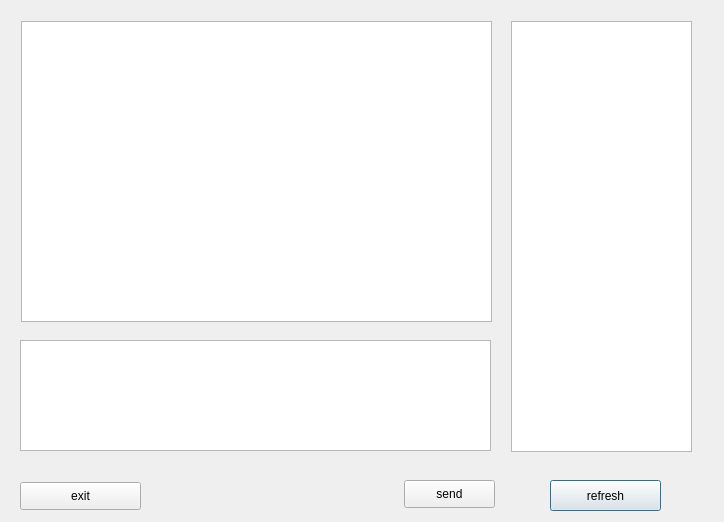
<?xml version="1.0" encoding="UTF-8"?>
<ui version="4.0">
 <class>clientDialog</class>
 <widget class="QDialog" name="clientDialog">
  <property name="geometry">
   <rect>
    <x>0</x>
    <y>0</y>
    <width>724</width>
    <height>522</height>
   </rect>
  </property>
  <property name="windowTitle">
   <string>Dialog</string>
  </property>
  <widget class="QPushButton" name="shuaxin">
   <property name="geometry">
    <rect>
     <x>550</x>
     <y>480</y>
     <width>111</width>
     <height>31</height>
    </rect>
   </property>
   <property name="minimumSize">
    <size>
     <width>75</width>
     <height>23</height>
    </size>
   </property>
   <property name="text">
    <string>refresh</string>
   </property>
   <property name="iconSize">
    <size>
     <width>50</width>
     <height>20</height>
    </size>
   </property>
  </widget>
  <widget class="QTextEdit" name="chengyuan">
   <property name="geometry">
    <rect>
     <x>511</x>
     <y>21</y>
     <width>181</width>
     <height>431</height>
    </rect>
   </property>
  </widget>
  <widget class="QLabel" name="label_2">
   <property name="geometry">
    <rect>
     <x>511</x>
     <y>-9</y>
     <width>16</width>
     <height>16</height>
    </rect>
   </property>
   <property name="text">
    <string/>
   </property>
  </widget>
  <widget class="QPlainTextEdit" name="output">
   <property name="geometry">
    <rect>
     <x>21</x>
     <y>21</y>
     <width>471</width>
     <height>301</height>
    </rect>
   </property>
   <property name="maximumSize">
    <size>
     <width>16777215</width>
     <height>301</height>
    </size>
   </property>
  </widget>
  <widget class="QLabel" name="label">
   <property name="geometry">
    <rect>
     <x>21</x>
     <y>265</y>
     <width>469</width>
     <height>12</height>
    </rect>
   </property>
   <property name="maximumSize">
    <size>
     <width>16777215</width>
     <height>12</height>
    </size>
   </property>
   <property name="text">
    <string/>
   </property>
  </widget>
  <widget class="QTextEdit" name="input">
   <property name="geometry">
    <rect>
     <x>20</x>
     <y>340</y>
     <width>471</width>
     <height>111</height>
    </rect>
   </property>
   <property name="maximumSize">
    <size>
     <width>16777215</width>
     <height>111</height>
    </size>
   </property>
  </widget>
  <widget class="QPushButton" name="pushButton">
   <property name="geometry">
    <rect>
     <x>20</x>
     <y>482</y>
     <width>121</width>
     <height>28</height>
    </rect>
   </property>
   <property name="maximumSize">
    <size>
     <width>16777215</width>
     <height>28</height>
    </size>
   </property>
   <property name="text">
    <string>exit</string>
   </property>
   <property name="iconSize">
    <size>
     <width>50</width>
     <height>30</height>
    </size>
   </property>
  </widget>
  <widget class="QPushButton" name="send">
   <property name="geometry">
    <rect>
     <x>404</x>
     <y>480</y>
     <width>91</width>
     <height>28</height>
    </rect>
   </property>
   <property name="maximumSize">
    <size>
     <width>16777215</width>
     <height>28</height>
    </size>
   </property>
   <property name="text">
    <string>send</string>
   </property>
   <property name="iconSize">
    <size>
     <width>50</width>
     <height>20</height>
    </size>
   </property>
  </widget>
  <zorder>chengyuan</zorder>
  <zorder>label_2</zorder>
  <zorder>output</zorder>
  <zorder>label</zorder>
  <zorder>input</zorder>
  <zorder>pushButton</zorder>
  <zorder>send</zorder>
  <zorder>shuaxin</zorder>
 </widget>
 <resources/>
 <connections/>
</ui>
